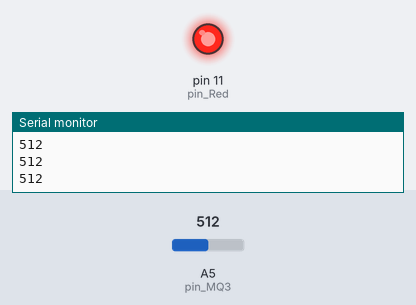
Recording of a sketch running on a simulated Arduino Uno, built with avr-gcc and run on an emulated ATmega328P. Parts: output pins drawn as LEDs (lit = HIGH), the last lines printed to the serial monitor. The inputs (shaded band) are chosen by the test bench; at power-on: A5 (pin_MQ3) = 512.

Above: at 1.2 s.
1.3 s: A5 (pin_MQ3) set to 408
2.8 s: A5 (pin_MQ3) set to 383
At 3.2 s:
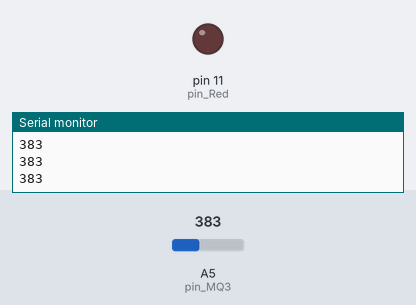
4.3 s: A5 (pin_MQ3) set to 410
At 4.6 s:
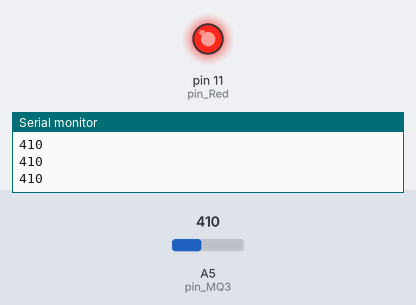
5.8 s: A5 (pin_MQ3) set to 390
At 7.2 s:
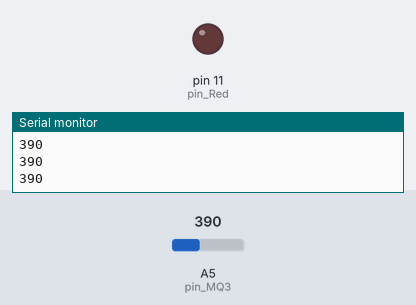
Timing chart, 0 to 8.3 s (numbered marks = the images above; inputs shaded):
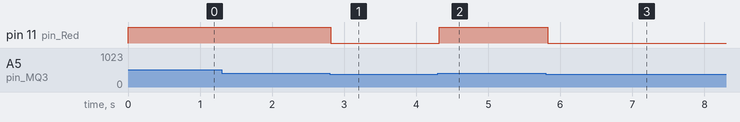

The sketch:

MQ_LED.ino
```cpp
int pin_MQ3 = A5;
int pin_Red = 11;

void setup(){
  Serial.begin(9600);
  pinMode(pin_Red,OUTPUT);
}

void loop(){
  int val = analogRead(pin_MQ3);
  Serial.println(analogRead(pin_MQ3));
  if(val >= 400){
    digitalWrite(pin_Red,HIGH);
  } else {
    digitalWrite(pin_Red,LOW);
  }
  delay(100);
}
```

Measured:
- the behaviour switches between 400 and 399 on A5 (pin_MQ3) (found by bisection; images 0 and 1)
- after the input at 2.8 s, pin 11 (pin_Red): HIGH → LOW at once
- after the input at 4.3 s, pin 11 (pin_Red): LOW → HIGH at once
- after the input at 5.8 s, pin 11 (pin_Red): HIGH → LOW at once
